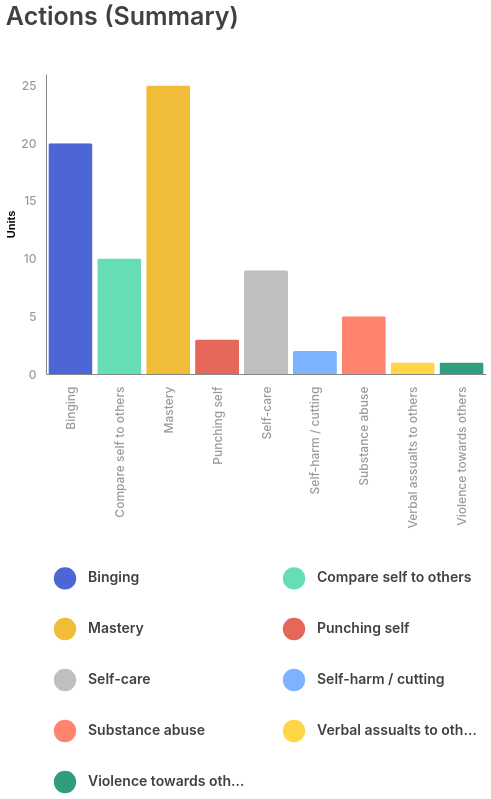

Here is the Vega-Lite specification saved for this chart:
### Vega-Lite specification from a JSON file in a GitHub repository (floating-point values rounded to 4 significant figures)
{"$schema": "https://vega.github.io/schema/vega-lite/v5.json", "description": "A basic bar chart example, with value labels shown upon mouse hover.", "width": 440, "padding": 5, "title": "Actions (Summary)", "data": {"values": [{"action": "Self-care", "count": 9}, {"action": "Punching self", "count": 3}, {"action": "Binging", "count": 20}, {"action": "Violence towards others", "count": 1}, {"action": "Substance abuse", "count": 5}, {"action": "Mastery", "count": 25}, {"action": "Self-harm / cutting", "count": 2}, {"action": "Verbal assualts to others", "count": 1}, {"action": "Compare self to others", "count": 10}]}, "selection": {"action": {"type": "multi", "fields": ["action"], "bind": "legend", "toggle": true}}, "mark": "bar", "encoding": {"x": {"field": "action", "type": "ordinal", "title": null, "axis": {"labelAngle": -90, "tickOffset": 0, "labelAlign": "right", "labelBaseline": "middle", "labelColor": "rgba(0, 0, 0, 0.4)", "labelFont": "Inter", "labelFontWeight": 500, "labelFontSize": 12, "ticks": false, "labelPadding": 12, "gridColor": "#C8C8C8", "gridWidth": 2, "grid": false}}, "y": {"field": "count", "type": "quantitative", "title": "Units", "axis": {"labelColor": "rgba(0, 0, 0, 0.4)", "labelFont": "Inter", "labelFontWeight": 500, "labelFontSize": 12, "ticks": false, "labelPadding": 10, "tickCount": 6, "gridColor": "#C8C8C8", "gridWidth": 2, "grid": false}}, "color": {"field": "action", "type": "ordinal", "scale": {"range": ["#4C66D6", "#65DEB4", "#F1BD39", "#E46759", "rgba(0, 0, 0, 0.25)", "#7DB2FF", "#FE8470", "#FFD645", "#2F9D7E"]}}, "opacity": {"condition": {"selection": "action", "value": 1}, "value": 0}, "strokeWidth": {"value": 2}}, "config": {"view": {"stroke": "transparent"}, "mark": {"cornerRadiusTopLeft": 2, "cornerRadiusTopRight": 2}, "title": {"color": "rgba(0, 0, 0, 0.75)", "fontSize": 25, "font": "Inter", "fontWeight": 600, "align": "left", "anchor": "start", "dy": -40}, "legend": {"title": null, "orient": "bottom", "columns": 2, "labelColor": "rgba(0, 0, 0, 0.75)", "labelFont": "Inter", "labelFontSize": 14, "labelFontWeight": 600, "rowPadding": 20, "columnPadding": 30, "symbolStrokeWidth": 15, "symbolSize": 500, "symbolType": "circle", "offset": 30}}}
